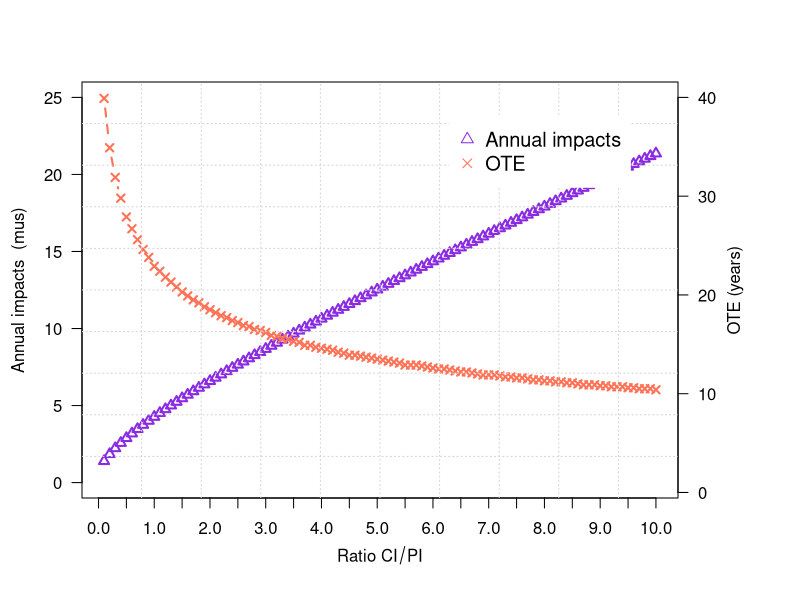

Source code (R):
#Sensitivity analysis
yvalue = 30
alpha<-c(0.353,0.360,0.371,0.389,0.391)
gamma<-c(5.652,5.581,5.575,5.498,5.367)
d=10 # factor of time
YearMax<-50 #total no of year to be investigated.
#creating local variables
rate<-matrix(nrow=YearMax)     #hazard rate in respective year
colors=c("chocolate","coral3","coral4","cyan1","cyan4","darkblue","blue","chartreuse4","red","deeppink","deeppink4") #colors for plot
#SUBROUTINE FOr the bridge
#this routine is used to calculated the Intensity of rockfall, avalanche
#INPUT -----------------------------------
T=seq(0.1,YearMax, by =0.1)
#with example
#library(cubature)
factor=1
alpha1=0.0252
rho=0.02
m=1.2665
cs=0
k0=0

Maxvolume <- 34 # e.g. m3 (volume of rockfall or avalanche)
Time<-YearMax
MaxCS<-5 #maximum no of CS for the bridge
Maxlatent<- 1 #number of latent condition state


#define dimension
mtp<- matrix(double(1),nrow=MaxCS,ncol=(MaxCS+Maxlatent))
mtplatent<- matrix(double(1),nrow=(MaxCS+Maxlatent),ncol=(MaxCS+Maxlatent))
mtp <- read.csv("mtp.csv",header=FALSE) 
#define the Markov transition probability for the bridge
#attach(mtp)
initialCS<-c(1,0,0,0,0,0) #initial state probability of the bridge
v3=10 #value of rock fall, or avalanche volume to be used

#STEP 1 --estimating the failure probability from hazard curve for each CS
#hazard curve
S<-matrix(double(1),nrow=Maxvolume,ncol=MaxCS)
#define a function for calculating intensity S
intensity<-function(alpha,gamma,volume){
  exp(-exp(-alpha*volume+gamma))
}
for (i in 1:MaxCS){
  for (v in 1:Maxvolume){
    S[v,i]<-intensity(alpha[i],gamma[i],v)/d
  }
}
#STEP 2 --Calculating the Markov transition probability - Latent
#choose the intensity (e.g. S=10 m3)
for (i in 1:(MaxCS+1)){
  if (i < (MaxCS+1)) {
    for (j in 1:(MaxCS+Maxlatent)){
      if (j < (MaxCS+Maxlatent)){
        mtplatent[i,j]<-mtp[i,j]*(1-S[v3,i])
      } else {
        mtplatent[i,j]<-S[v3,i]
      }
    }
  } else {
    mtplatent[i,j]<-1
  }
}

#----------------------------------------------------
#STEP 3. Define the initial state of the bridge at the time after the PI
pi<-matrix(double(1),nrow=length(T),ncol=(MaxCS+Maxlatent))
pioneyear<-matrix(double(1),nrow=Time,ncol=(MaxCS+Maxlatent))
for (t in 1:length(T)){
  if (t ==1){
    pi[t,]<-initialCS
  } else {
    pi[t,]<-pi[t-1,]%*%mtplatent
  }
}

#---------Start caculation SECTION

#Sensitivity analysis for ratio CI/PI
cpi<-1 #preventive intervention cost for the snow catcher system
cci<-2 #corrective intervention cost for the snow catcher system
CIimpact<-10 #corrective intervention cost for the bridge
maxcci<-10
step=seq(0.1,maxcci, by =0.1)
ccisa<- matrix(double(1),nrow=length(step),ncol=1)
T_optimalsa<-matrix(double(1),nrow=length(step),ncol=1)
Min_Csa<-matrix(double(1),nrow=length(step),ncol=1)

for (u in 1:length(step)){
  ccisa[u]<-step[u]
  
  
  


#This program was coded by Nam Lethanh (lethanh@ibi.baug.ethz.ch)
#INPUT

#STEP 4 - calculating cost of corrective intervention for the bridge at each year if there is a failure

CItime<-matrix(double(1),nrow=length(T))  #expect corrective intervention cost at time t
for (t in 1:length(T)){
  CItime[t]<-pi[t,6]*CIimpact
}
cat("Expected IMPACT for CI of the bridge at time t \n")
#print(CItime)

#..............................................


#         MAIN PROGRAM

f1=function(x){
  (alpha1*m*x^(m-1)*exp(-alpha1*x^m))^2
}

f2=function(y){
  (exp(alpha1*y^m-rho*y))
}

q<-matrix(double(1),nrow=1,ncol=T)
C<-matrix(double(1),nrow=1,ncol=T)
canduoi=0
cantren=Inf

#scenario 1 - ***********************************************
ca=cpi*1
cm=ccisa[u]
for (i in 1:length(T)){
  # timestep=i/d
  v1=integrate(f1,lower=canduoi,upper=Inf)
  v2=integrate(f2,lower=0,upper=T[i])
  C[i]=(exp(-rho*T[i])*(cs+ca)+(k0/rho)*(1-exp(-rho*T[i]))+(cm+CItime[T[i]])*v1$value*v2$value)/(1-exp(-rho*T[i]))
}

Min_Csa[u]<-min(C[c(10:length(T))])
T_optimalsa[u]<-which.min(C)/d
}

#drawing
plot.new()
par(mar=c(5, 4, 4, 6) + 0.1)
plot(ccisa, Min_Csa, pch=2, axes=FALSE, ylim=c(0,25), xlab="", ylab="", 
     type="b",col="blueviolet", lwd=2)
axis(2, ylim=c(0,20),col="black",las=1)  ## las=1 makes horizontal labels
mtext(expression(paste("Annual impacts  (",, "mus)")),side=2,col="black",line=2.5)
axis(1,pretty(range(ccisa),20))
box()

par(new=TRUE)

## Plot the second plot and put axis scale on right
plot(ccisa, T_optimalsa, pch=4,  xlab="", ylab="", ylim=c(1,40), 
     axes=FALSE, type="b", col="coral1",lwd=2,lty=2)
## a little farther out (line=4) to make room for labels
mtext("OTE (years)",side=4,col="black",line=2.3) 
axis(4, ylim=c(0,20), col="black",col.axis="black",las=1)
mtext(expression(paste("Ratio ", CI/PI)),side=1,col="black",line=2.5)  
grid(10, 10, col = "lightgray", lty = "dotted",lwd = par("lwd"), equilogs = TRUE)
legend("topright",inset=.08,legend=c("Annual impacts","OTE"),
       text.col=c("black"),pch=c(2,4),col=c("blueviolet","coral1"),horiz=F,cex=1.2,box.col = "white")

